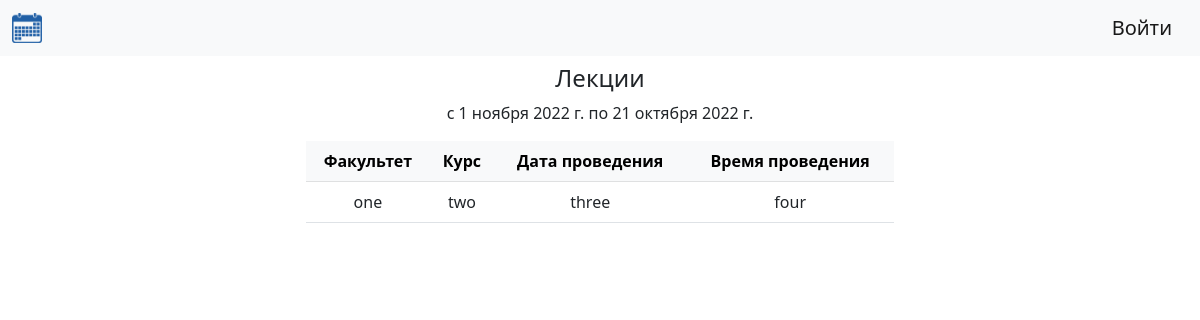
Before: /person/query/result/ with the older database file.
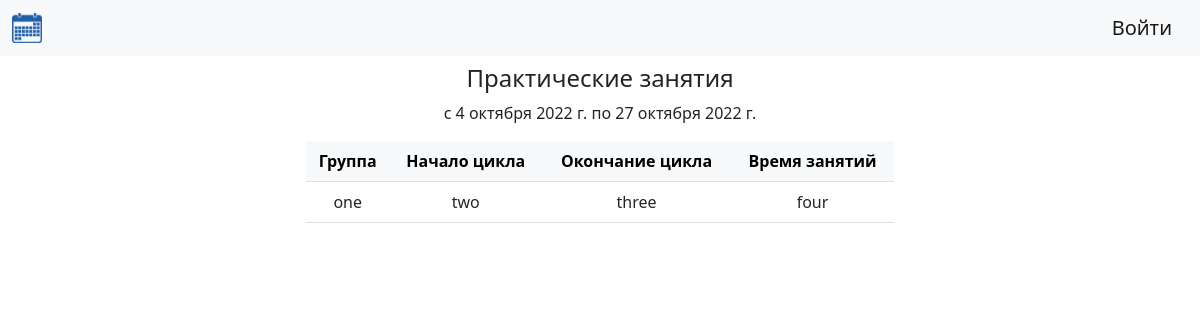
After: the same page with the newer database file.
### classes/models.py (models this page shows, shortened)
class Queries(models.Model):
    LECTURE = 'L'
    PRACTICE = 'P'
    CATEGORY_CHOICES = [
        (LECTURE, 'лекция'),
        (PRACTICE, ' практическое'),
    ]
    category = models.CharField(
        max_length=1,
        choices=CATEGORY_CHOICES,
        default=PRACTICE,
        verbose_name='Категория занятия',
    )
    first_day = models.DateField(
        verbose_name='Первый день',
    )
    last_day = models.DateField(
        verbose_name='Последний день'
    )
    class Meta:
        verbose_name = 'Запрос'
        verbose_name_plural = 'Запросы'
        ordering = ['category', 'first_day', 'last_day']

### classes/views.py (the view)
# urls.py: path('person/query/result/', get_result, name='result'),
def get_result(request):
    query = Queries.objects.order_by('pk').last()
    context = {
        'title': 'Результат запроса',
        'query': query
    }
    return render(request, 'classes/result.html', context=context)

### classes/templates/classes/result.html (shortened to what this page needs)
{% extends 'classes/base.html' %}
{% block content %}
{% if query.category == 'P' %}
<h4>Практические занятия</h4>
{% elif query.category == 'L' %}
<h4>Лекции</h4>
{% endif %}
<p>с {{ query.first_day }} по {{ query.last_day }}</p>
<table class="table table striped">
    <thead>
        <tr class="table-light">
        {% if query.category == 'P' %}
            <th scope="col">Группа</th>
            <th scope="col">Начало цикла</th>
            <th scope="col">Окончание цикла</th>
            <th scope="col">Время занятий</th>
        {% elif query.category == 'L' %}
            <th>Факультет</th>
            <th>Курс</th>
            <th>Дата проведения</th>
            <th>Время проведения</th>
        {% endif %}
        </tr>
    </thead>
    <tbody>
        <tr>
            <td>one</td>
            <td>two</td>
            <td>three</td>
            <td>four</td>
        </tr>
    </tbody>
</table>
{% endblock %}

### classes/templates/classes/base.html (shortened to what this page needs)
{% load static %}
<!DOCTYPE html>
<html lang="en">
<head>
    <link href="https://cdn.jsdelivr.net/npm/bootstrap@5.2.1/dist/css/bootstrap.min.css" rel="stylesheet"
>
</head>
<body>
<nav class="navbar navbar-extand-lg bg-light">
    <div class="container-fluid">
        <img src="{% static 'classes/images/kindpng_738198.png' %}" width="30" height="30" class="d-inline-block align-text-top">
        {% if request.user.is_authenticated %}
        <a class="navbar-brand" href="logout/">Выйти</a>
        {% else %}
        <a class="navbar-brand" href="login/">Войти</a>
        {% endif %}
    </div>
</nav>
<div class="content-fluid">
    <div class="row">
        <div class="col-3"></div>
        <div class="col-6 text-center">
{% block content %}
{% endblock %}
        </div>
        <div class="col-3"></div>
    </div>
</div>
</body>
</html>

Changed rows visible on the page:
no longer on this page (row unchanged): Queries: first_day "1 ноября 2022 г.", last_day "21 октября 2022 г."
added Queries: first_day "4 октября 2022 г.", last_day "27 октября 2022 г."
Other visible differences:
text no longer shown: "Лекции Факультет Курс Дата проведения Время проведения"
text now shown: "Практические занятия Группа Начало цикла Окончание цикла Время занятий"
